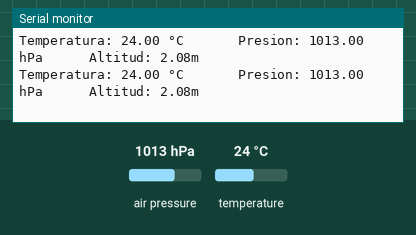
The sketch below on a simulated Arduino Uno, built with avr-gcc and run on an emulated ATmega328P. On the bench: the last lines printed to the serial monitor. Inputs (shaded band) come from the test bench; at power-on: air pressure 1013 hPa, temperature 24 °C.

Above: at 3.2 s.
3.3 s: air pressure set to 952 hPa
At 4.6 s:
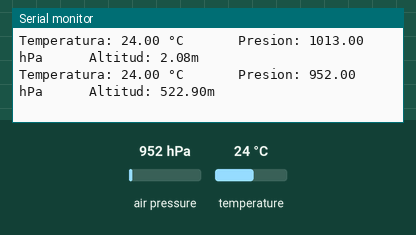
4.8 s: temperature set to 12 °C
At 5.9 s:
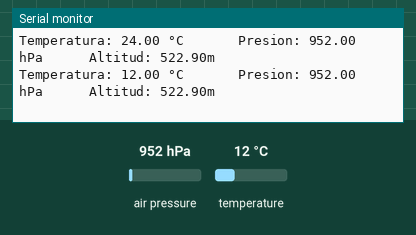
6.3 s: air pressure set to 975 hPa
At 7.7 s:
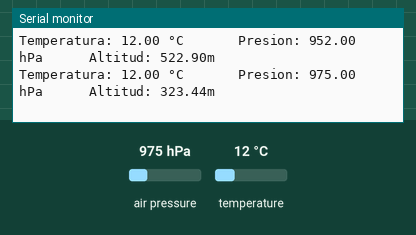
Timing chart, 0 to 9.3 s (numbered marks = the images above; inputs shaded):
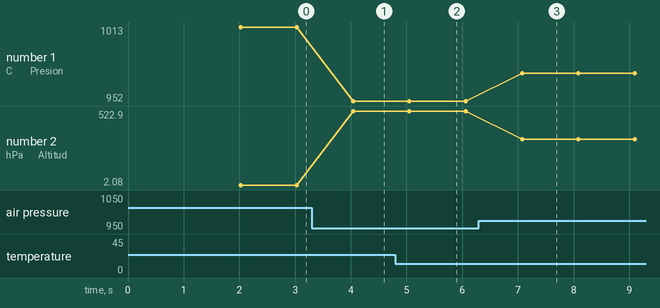

The sketch:

b_BMP280_Test.ino
```cpp
/* |-----------------------------------------------------|
 * |------- Calibracion y prueba de funcionamiento ------|
 * |------------------- Sensor BMP280 -------------------|
 * |-----------------------------------------------------|
 * |------ Codificado por: Sergio Pinilla Valencia ------|
 * |---------- Fecha de Creacion: 01 Julio 2024 ---------|
 * |--------- Ultima Modificacion: 13 Julio 2024 --------|
 * |---------- Lugar: TecnoAcademia - Manizales ---------|
 * |-----------------------------------------------------|
 * |-----------------------------------------------------|*/

/* |-----------------------------------------------------|
 * |------------------- Descripcion ---------------------|
 * |-----------------------------------------------------|
 * | El presente codigo muestra la implementacion        |
 * | (calibracion y lectura) del sensor BMP280 para      |
 * | tomar muestras precisas de Temperatura, y Presion   |
 * | Atmosferica (°C y hPa) presente en el ambiente.     |
 * |-----------------------------------------------------|
 * |-----------------------------------------------------|*/

/* |-----------------------------------------------------|
 * |------------------- Conexiones ----------------------|
 * |-----------------------------------------------------|
 * | Sensor BMP280:                                      |
 * |    SCL -> Pin A05                                   |
 * |    SDA -> Pin A04                                   |
 * |    Vin -> 5v Arduino                                |
 * |    GND -> Ground Arduino                            |
 * |-----------------------------------------------------|
 * |-----------------------------------------------------|*/

/* |-----------------------------------------------------|
 * |------------------ Bibliografia ---------------------|
 * |-----------------------------------------------------|
 * | Libreria: https://n9.cl/2wgdx                       |
 * | Guia de Funcionamiento: https://n9.cl/31472         |
 * | Tutorial Simple: https://n9.cl/s88k9                |
 * |-----------------------------------------------------|
 * |-----------------------------------------------------|*/

/* |-----------------------------------------------------|
 * |------------- Librerias y Constantes ----------------|
 * |-----------------------------------------------------| */
#include <Wire.h> // Libreria necesaria para la comunicacion I2C entre el sensor y el arduino.
#include <Adafruit_Sensor.h> // Libreria requerida para la programacion de todos los sensores de marca Adafruit.
#include <Adafruit_BMP280.h> // Libreria que contiene las instrucciones especificas para el sensor BMP280.

#define SEALEVELPRESSURE_HPA 1013.25

/* |-----------------------------------------------------|
 * |-------- Declaracion de Variables y Objetos ---------|
 * |-----------------------------------------------------| */
Adafruit_BMP280 BMP; // Crear objeto BMP para usar los metodos y clases del sensor respectivo.

float temp, pres, alti, humi; // variables para almacenar los valores medidos por el sensor. .

/* |-----------------------------------------------------|
 * |---------------- Zona Configuracion -----------------|
 * |-----------------------------------------------------| */
void setup() {
  Serial.begin(9600);
  while (!Serial) { // Esperar hasta que se Abra el Canal Serial.
  }

  Serial.println("¡Canal Serial Abierto!");
  Serial.println("");

  Serial.print("Iniciando Sensor BMP280...");

  for(int i=0; i<=10; i++){
    if(!BMP.begin()){
      Serial.print(".");
      delay(1000);
    } else{
      Serial.print(" ¡Sensor BMP280 Encontrado!\n");
      break;
    }

    if(i==10){
      Serial.println(" Error al inicializar el Sensor BME280.");
      Serial.println("1. Revisa la Conexion.");
      Serial.println("2. Reinicia el arduino.");
      Serial.println("3. vuelve a intentarlo.");
      while(1){};
    }
  }

  delay(2000);
}


/* |-----------------------------------------------------|
 * |------------------ Codigo Principal -----------------|
 * |-----------------------------------------------------| */
void loop(){
  temp = BMP.readTemperature(); // Funcion para leer la temperatura.
  pres = BMP.readPressure()/100; // Funcion para leer la Presion. Se divide en 100 porque el sensor lee en Pascales, y se necesitan hPa.
  alti = BMP.readAltitude(SEALEVELPRESSURE_HPA); // se pasa como parametro la presion atmosferica a nivel del mar en colombia (cartagena de indias) que es 760 mmHg = 1013.25 hPa.

  Serial.print("Temperatura: ");
  Serial.print(temp);
  Serial.print(" °C       Presion: ");
  Serial.print(pres);
  Serial.print(" hPa      Altitud: ");
  Serial.print(alti);
  Serial.println("m"); // Metros

  delay(1000);
}
```

Measured:
- after the input at 3.3 s, the serial monitor: prints a new line after 0.74 s (image 1)
- after the input at 4.8 s, the serial monitor: prints a new line after 0.25 s (image 2)
- after the input at 6.3 s, the serial monitor: prints a new line after 0.78 s (image 3)
- plotted number 1: 1013 → 952 after the input at 3.3 s, 952 → 975 after the input at 6.3 s
- plotted number 2: 2.08 → 522.9 after the input at 3.3 s, 522.9 → 323.44 after the input at 6.3 s
